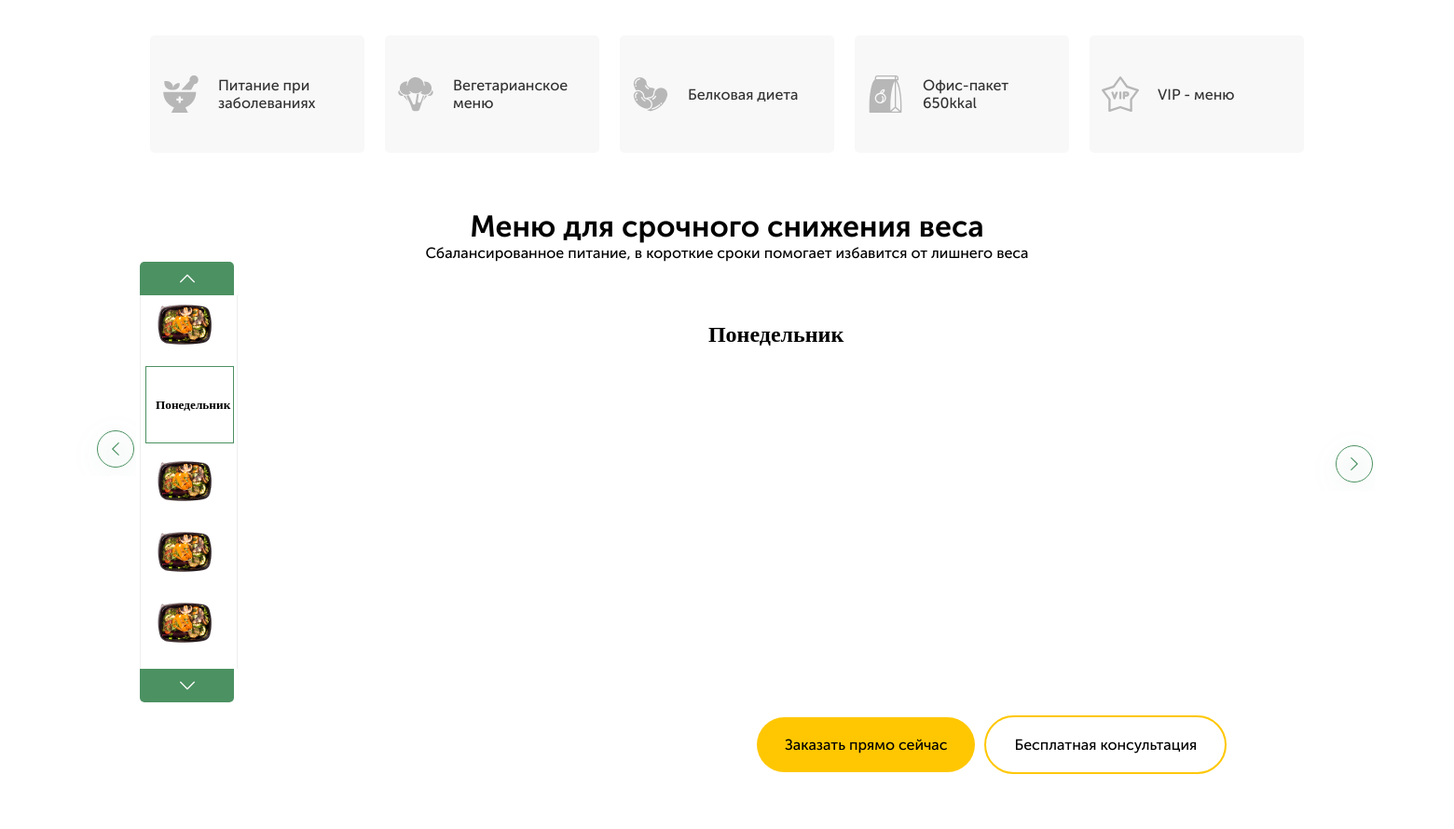
/ (middle part), run on an earlier commit of the app's database.
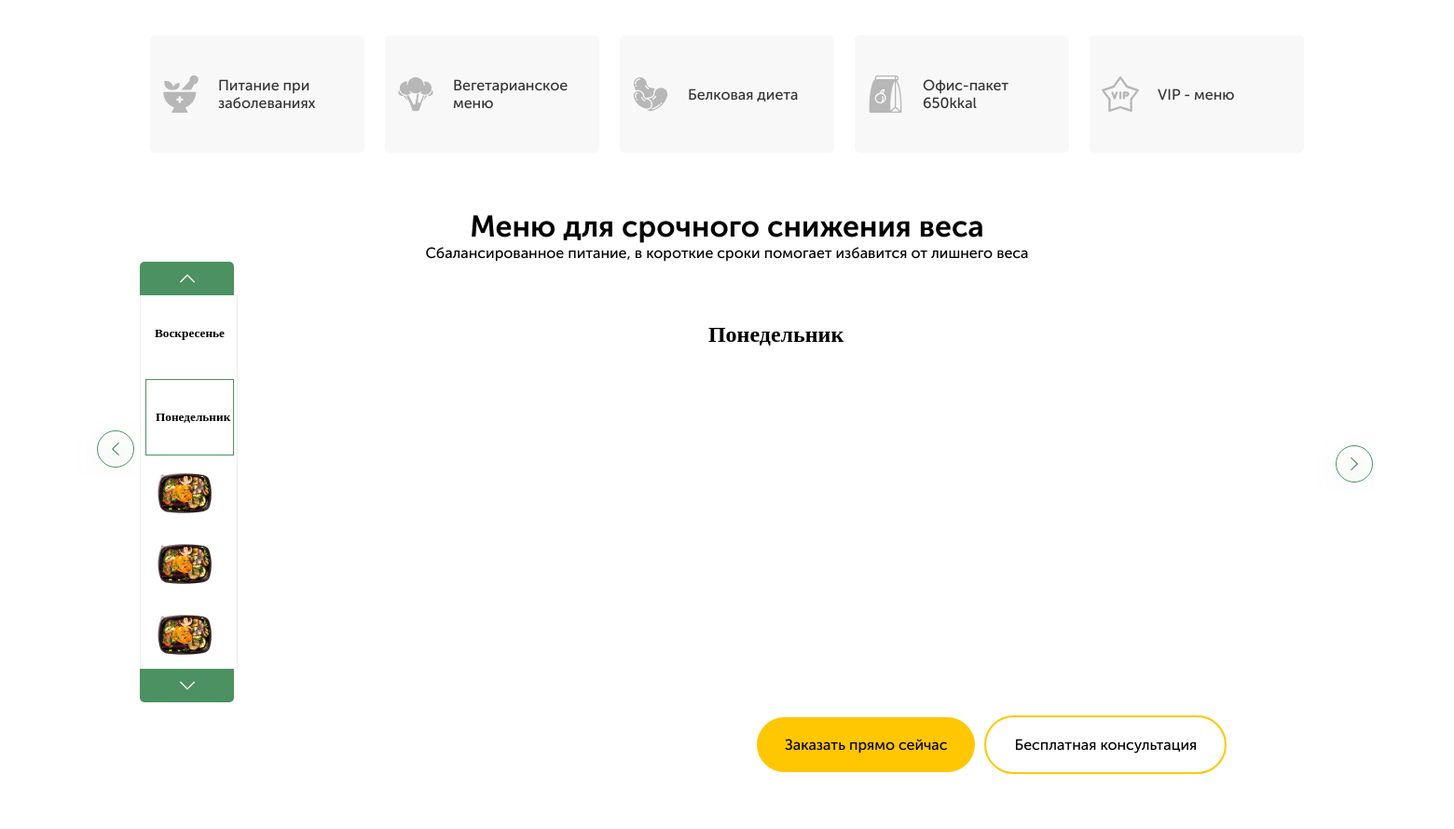
And on a later commit of the database.
### healthyfood/apps/main_page/models.py (models this page shows, shortened)
class ProgrammsSmall(models.Model):
    class Meta:
        db_table = ''
        managed = True
        verbose_name = 'Маленький блок '
        verbose_name_plural = 'Маленькие блоки'
    name = models.CharField(("Название блока"), max_length=50)
    small_img = models.FileField(("Картинка блока"), upload_to='img')
    cat = models.CharField(("Обозначение блока"), max_length=50)

class PageHeaders(models.Model):
    class Meta:
        db_table = ''
        managed = True
        verbose_name = 'Заголовоки страницы'
        verbose_name_plural = 'Заголовки страницы'
    anons_header = models.CharField(("Заголовок анонса"), max_length=100)
    anons_header_bold = models.CharField(("Выделенный текст заголовка анонса"), max_length=50, null = True, blank = True)
    calculator_header = models.CharField(("Заголовок калькулятора"), max_length=100)
    menu_header = models.CharField(("Заголовок меню"), max_length=100)
    menu_smalltext = models.CharField(("маленький текст в меню"), max_length=200)
    buy_header = models.CharField(("Заголовок 'Закажи сейчас' "), max_length=100)
    reviews_header = models.CharField(("Заголовок отзывов"), max_length=100)
    questions_header = models.CharField(("Заголовок вопросов"), max_length=100)

class Days(models.Model):
    days_name = models.CharField(('День недели'), max_length = 20 )
    class Meta:
        db_table = ''
        managed = True
        verbose_name = 'День недели'
        verbose_name_plural = 'Дни недели'

class MenuSlider(models.Model):
    class Meta:
        verbose_name = ("Блюдо ")
        verbose_name_plural = ("Блюда")
    name = models.CharField(("Название блюда"), max_length=100)
    menu_discription = models.CharField(("Описание блюда"), max_length=500)
    big_img = models.ImageField(("Картинка большого слайда"), upload_to='img', height_field=None, width_field=None, max_length=None)
    small_img = models.ImageField(("Картинка маленького слайда"), upload_to='img', height_field=None, width_field=None, max_length=None)
    kkal = models.CharField(("Колличество калорий"), max_length=20)
    gramm = models.CharField(("Колличество грамм"), max_length=20)
    price = models.CharField(("Цена блюда"), max_length=10)
    discount = models.CharField(("Цена со скидкой, если есть"), max_length=10, null=True, blank = True)
    days_list = models.ManyToManyField(Days, verbose_name = "Дни недели", related_name='days')

### healthyfood/apps/main_page/views.py (the view)
# urls.py: path('', views.Base.as_view(), name = 'headers'),
class Base(View):
    def get(self, request):
        menu = MenuSlider.objects.all()
        headers = PageHeaders.objects.all()
        header_slider = HeaderSlider.objects.all()
        page_slider = PageSlider.objects.all()
        programms_big = ProgrammsBig.objects.all()
        programms_small = ProgrammsSmall.objects.all()
        reviews = Reviews.objects.all()
        reviews_count = reviews.count()
        questions = QuestionsAnswers.objects.all()
        days  = Days.objects.all()
        return render(request, 'base.html', {"headers": headers,
        'header_slider': header_slider,
        'page_slider': page_slider,
        'programms_big': programms_big,
        'programms_small': programms_small,
        'reviews': reviews,
        "reviews_count" : reviews_count,
        'questions': questions,
        'menu': menu,
        'days': days,
        })

### healthyfood/templates/base.html (shortened to what this page needs)
<!DOCTYPE html>
<html lang="en">
<head>
    <link rel="stylesheet" href="../static/style/css/style.css">
</head>
<body>
  <div class="programms">
    <div class="programms__small">
        {% if programms_small %}
            {% for a in programms_small  %}
            <div class="programms__small__items " id = 'small__block-{{a.cat}}'>
                <img src="{{a.small_img.url}}" alt="" class="programms__small__items__ico">
                <p class="programms__small__items__discription"> {{a.name}} </p>
            </div>
            {% endfor %}
        {% endif %}
    </div>
</div>
<div class="menu">
    {% for a in headers %}
            <h2 class="menu__header">
                {{a.menu_header}}
            </h2>
            <p class="menu__description">
                {{ a.menu_smalltext }}
            </p>
        {% endfor %}
            <div class="menu__slider">
                <div class="menu__slider__small" id="slider-3">
                    {% for day in  days %}
                    <div class="menu__slider__small__item">
                        <h5>{{day.days_name}}</h5>
                    </div>
                    {% for a in menu %}
                        {% for menu_day in a.days_list.all %}
                            {% if menu_day.id == day.id %}
                                <div class="menu__slider__small__item">
                                    <img src="{{a.small_img.url}}" alt="">
                                </div>
                            {% endif %}
                        {% endfor %}
                    {% endfor %}
                {% endfor %}
                </div>
                <div class="menu__slider__big" id="slider-4">
                    {% for day in  days %}
                    <div class="menu__slider__big__block">
                        <div class="menu__slider__big__block__item">
                            <h2>{{day.days_name}}</h2>
                        </div>
                    </div>
                        {% endfor %}
                </div>
            </div>
            <div class="menu__buttons">
                <button class="menu__buttons__item">Заказать прямо сейчас</button>
                <button class="menu__buttons__item">Бесплатная консультация</button>
            </div>
</div>
</body>
</html>

### healthyfood/apps/main_page/static/style/css/style.css (style rules this page uses)
body { margin: 0; }
#slider-3 { min-width: 0; }
#slider-3 .slick-slide { margin: 9px 5px; }
#slider-3 .slick-slide.slick-center { border: 1px solid #4C9162; }
#slider-4 { min-width: 0; -webkit-box-flex: 0; -ms-flex: 0 0 91.7%; flex: 0 0 91.7%; }
.programms { margin: 0px 150px; margin-bottom: 40px; }
.programms__small { display: -webkit-box; display: -ms-flexbox; display: flex; -ms-flex-wrap: wrap; flex-wrap: wrap; }
.programms__small__items { display: -webkit-box; display: -ms-flexbox; display: flex; -webkit-box-flex: 1; -ms-flex: 1 1 14%; flex: 1 1 14%; background: #F8F8F8; border-radius: 5px; padding: 28px 12px 28px 13px; margin: 20px 11px; -webkit-box-align: center; -ms-flex-align: center; align-items: center; -webkit-transition: all 0.3s ease 0s; transition: all 0.3s ease 0s; }
.programms__small__items__discription { font-size: 16px; margin-left: 20px; color: #323232; font-family: 'Museo Sans Cyrl 500'; }
.menu { margin: 0px 150px; margin-bottom: 30px; }
.menu h2, .menu p { margin: 0; text-align: center; }
.menu__header { font-family: 'Museo Sans Cyrl 700'; margin: 0 auto; font-size: 32px; }
.menu__description { font-family: 'Museo Sans Cyrl 500'; margin-bottom: 20px; }
.menu__slider { display: -webkit-box; display: -ms-flexbox; display: flex; }
.menu__slider__big__block { display: -webkit-box; display: -ms-flexbox; display: flex; }
.menu__slider__big__block__item { -webkit-box-flex: 1; -ms-flex: 1 0 50%; flex: 1 0 50%; }
.menu__slider__small__item { padding: 10px; }
.menu__slider__small h5 { text-align: center; }
.menu__buttons { display: -webkit-box; display: -ms-flexbox; display: flex; -webkit-box-align: center; -ms-flex-align: center; align-items: center; -webkit-transform: translate(657px, -34px); transform: translate(657px, -34px); }
.menu__buttons__item { padding: 20px 30px; border-radius: 53px; margin: 0 5px; font-family: 'Museo Sans Cyrl 500'; font-size: 16px; outline: none; }
.menu__buttons__item:nth-child(1) { background: #FFC702; border: none; }
.menu__buttons__item:nth-child(2) { border: 2px solid #FFC702; background: #ffffff; }

What changed in the data, as far as the page shows it:
no longer on this page (row unchanged): Days: small_img (picture)
added Days: days_name "Воскресенье"
